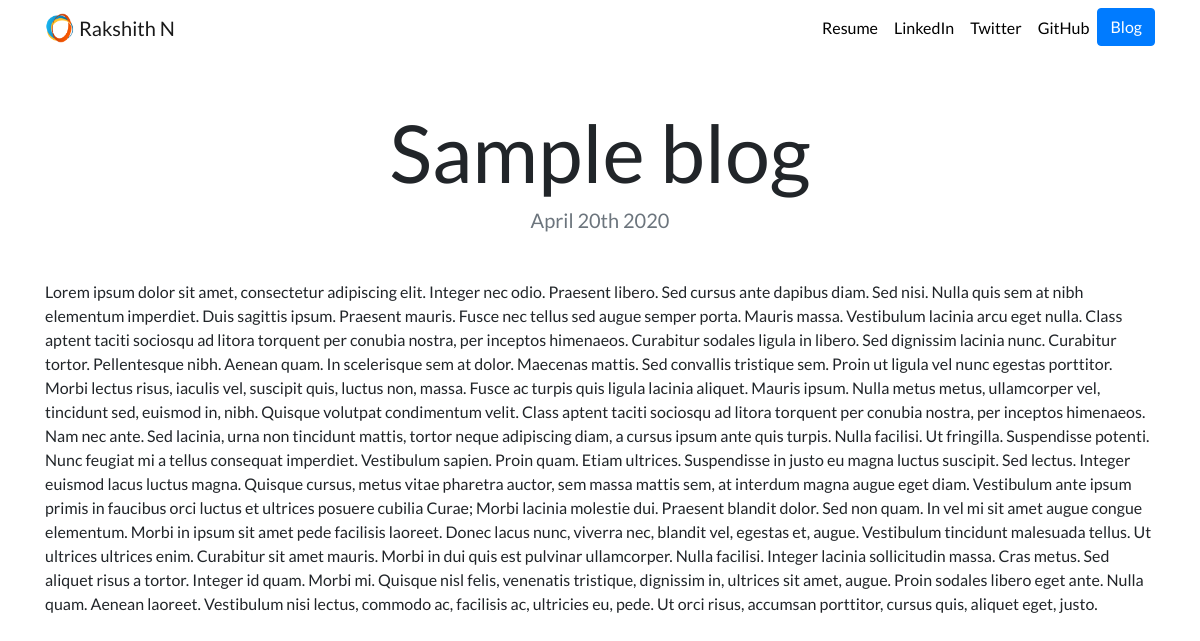
/blog/8, run on the app's committed database.
### blog/models.py (models this page shows, shortened)
class BlogProject(models.Model):
    title = models.CharField(max_length=200)
    description = models.TextField()
    date = models.DateField(datetime.datetime.now())

### blog/views.py (the view)
# urls.py: path("<int:blog_id>", views.details, name='details'),
def details(request, blog_id):
    blog = get_object_or_404(BlogProject, pk=blog_id)
    return render(request, 'blog/details.html', {'blog': blog})

### blog/templates/blog/details.html
{% extends "portfolio/base.html" %}
{% load static %}
{% block content %}
<h1 class="text-center mt-5" id="blogdetailtitle">{{ blog.title }}</h1>
<h5 class="text-center text-muted mb-5">{{ blog.date|date:'F jS Y' }}</h5>
{{ blog.description|safe }}
{% endblock %}

### portfolio/static/portfolio/custom.css (style rules this page uses)
body { font-family: 'Lato', sans-serif; }
@media (min-width: 992px) { #blogdetailtitle { font-size: 5rem; } }

### data on the page
BlogProject: title "Sample blog", date "April 20th 2020", description "Lorem ipsum dolor sit amet, consectetur adipiscing elit. Integer nec odio. Praesent libero. Sed cursus ante dapibus diam. Sed nisi. Nulla quis sem at nibh elementum imperdiet. Duis sagittis ipsum. Praesent mauris. Fusce nec tellus sed augue semper porta. Mauris massa. Vestibulum lacinia arcu eget nulla. Class aptent taciti sociosqu ad litora torquent per conubia nostra, per inceptos himenaeos. Curabitur sodales ligula in libero. Sed dignissim lacinia nunc. Curabitur tortor. Pellentesque nibh. Aenean quam. In scelerisque sem at dolor. Maecenas mattis. Sed convallis tristique sem. Proin ut ligula vel nunc egestas porttitor. Morbi lectus risus, iaculis vel, suscipit quis, luctus non, massa.…"
